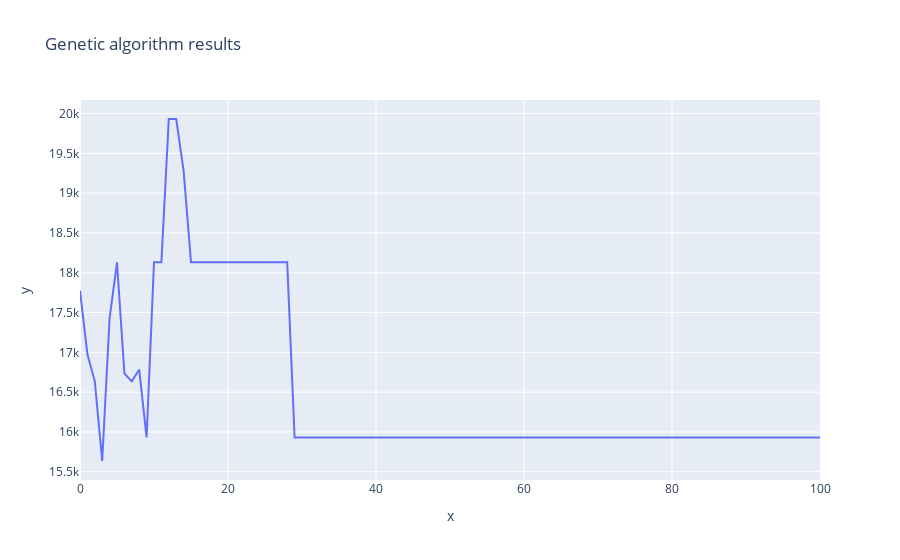

The cell this chart's notebook holds for it:
### Code cell
import plotly.express as px
figure = px.line(x = range(0,101), y = info.select('max'), title = 'Genetic algorithm results')
figure.show()
